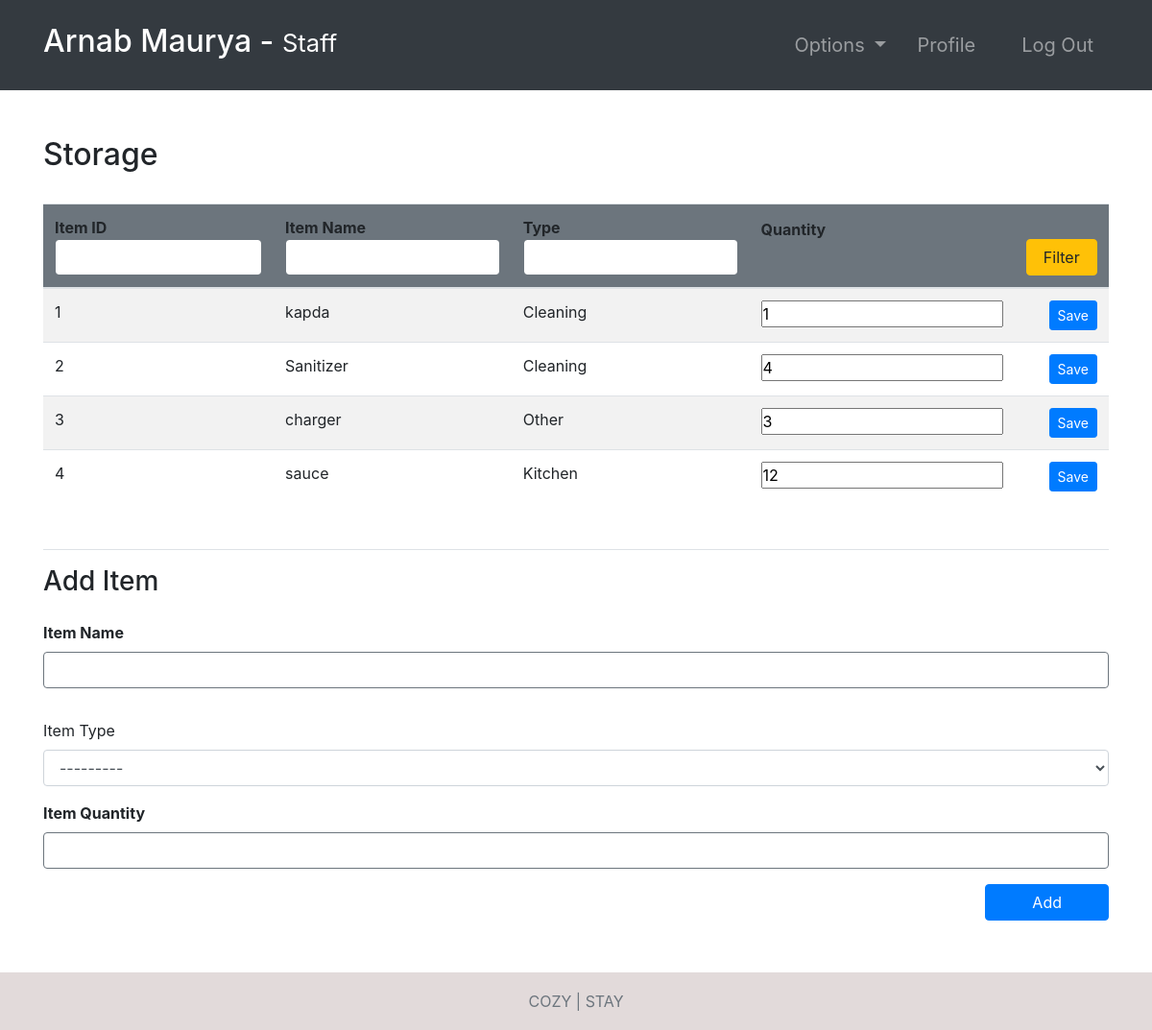
The app's page /storage/ (signed in) with its own data.
### hotel/models.py (models this page shows, shortened)
class Storage(models.Model):
    ITEM_TYPES = (
        ('Kitchen', 'kitchen'),
        ('Cleaning', 'cleaning'),
        ('Electronic', 'Electronic'),
        ('Textile ', 'textile '),
        ('Other', 'other'),
    )
    itemName = models.CharField(max_length=100)
    itemType = models.CharField(max_length=20, choices=ITEM_TYPES)
    quantitiy = models.IntegerField()

### hotel/views.py (the view, shortened to what this page needs)
# urls.py: path('storage/', storage, name="storage"),
@ login_required(login_url='login')
def storage(request):
    role = str(request.user.groups.all()[0])
    path = role + "/"
    storage = Storage.objects.all()
    context = {
        "role": role,
        'storage': storage
    }
    return render(request, path + "storage.html", context)

### Templates/staff/storage.html
{% extends '../index.html' %}
{% block context %}
{% include '../common_pages/storage.html' %}
{% endblock %}

### Templates/incs/nav.html (shortened to what this page needs)
<nav class="navbar navbar-dark bg-dark navbar-expand-lg py-3 " role="navigation">
    <div class="container">
        <a href="" class="navbar-brand">
            <h2 class="text-capitalize">
                {{ request.user.first_name }} {{ request.user.last_name }} -
                <small>
                    {{ role }}
                </small>
            </h2>
        </a>
        <div class="collapse navbar-collapse" id="navbarTags">
            <ul class="navbar-nav ml-auto">
                <li class="nav-item dropdown p-2">
                    <a class="nav-link dropdown-toggle" href="#" id="navbarDropdown" role="button"
                        data-toggle="dropdown" aria-haspopup="true" aria-expanded="false">
                        Options
                    </a>
                </li>
                <li class="nav-item mr-3 p-2">
                    {% if role == 'staff' or role == 'receptionist' or role == 'admin' or role == 'manager' %}
                    <a href="{% url 'employee-profile' user.id %}" class="nav-link">Profile</a>
                    {% endif %}
                </li>
                <li class="nav-item p-2 ">
                    <a href="{% url 'logout' %}" class="nav-link">Log Out</a>
                </li>
            </ul>
        </div>
    </div>
</nav>

### Templates/common_pages/storage.html (shortened to what this page needs)
<div class="container py-5">
    <div class="table-header row">
        <div class="col-sm-12 col-md-12 col-lg-4 mb-4">
            <h2>Storage</h2>
        </div>
    </div>
    <table class="table table-hover table-striped">
        <thead class="bg-secondary rounded">
            <tr>
                <form action="" method="POST">
                    <th>Item ID <input type="number" name="id" value="{{id}}"
                            class="form-control border border-secondary"></th>
                    <th>Item Name <input type="name" name="name" value="{{name}}"
                            class="form-control border border-secondary"></th>
                    <th>Type <input type="text" name="type" value="{{type}}"
                            class="form-control border border-secondary"></th>
                    <th class="pb-5">Quantity</th>
                    <th colspan="3"><button type="submit" name="filter" class="btn btn-warning w-100">Filter</button>
                    </th>
                </form>
            </tr>
        </thead>
        <tbody>
            {% for s in storage %}
            <tr>
                <td>{{s.id}}</td>
                <td>{{s.itemName}}</td>
                <td>{{s.itemType}}</td>
                <form action="" method="POST">
                    <td><input type="number" step="1" value="{{s.quantitiy}}" name="quantitiy"></td>
                    <td><input type="hidden" step="1" value="{{s.id}}" name="id"></td>
                    <th><button type="submit" class="btn btn-sm btn-primary w-100" name="save">Save</button></th>
                </form>
            </tr>
            {% endfor %}
        </tbody>
    </table>
    <div class="newItem my-5 border-top pt-3">
        <h3>Add Item</h3>
        <form action="" method="POST">
            <div class="form-group pt-3">
                <label for="item_name"><b>Item Name</b></label>
                <input type="text" class="form-control border border-secondary required" id="id_item_name"
                    name="itemName">
            </div>
            <div class="form-group pt-3">
                <label for="exampleFormControlSelect1">Item Type</label>
                <select class="form-control" name="itemType" required="" id="id_item_type">
                    <option value="" selected="">---------</option>
                </select>
            </div>
            <div class="form-group">
                <label for="item-quantity"><b>Item Quantity</b></label>
                <input type="int" class="form-control border border-secondary required" name="quantitiy"
                    id="item-quantity">
            </div>
            <button type="submit" class="btn btn-primary px-5 float-right mb-5" name="add">Add</button>
        </form>
    </div>
</div>

### static/css/main.css (style rules this page uses)
* { margin: 0; padding: 0; -webkit-font-smoothing: antialiased; }
body { position: relative; }
nav .nav-item { font-size: 20px; }

### records on screen
Storage: id "1", itemName "kapda", itemType "Cleaning", quantitiy "1"
Storage: id "2", itemName "Sanitizer", itemType "Cleaning", quantitiy "4"
Storage: id "3", itemName "charger", itemType "Other", quantitiy "3"
Storage: id "4", itemName "sauce", itemType "Kitchen", quantitiy "12"

### other values on screen
{{ request.user.first_name }} "Arnab"
{{ request.user.last_name }} "Maurya"
{{ role }} "Staff"
